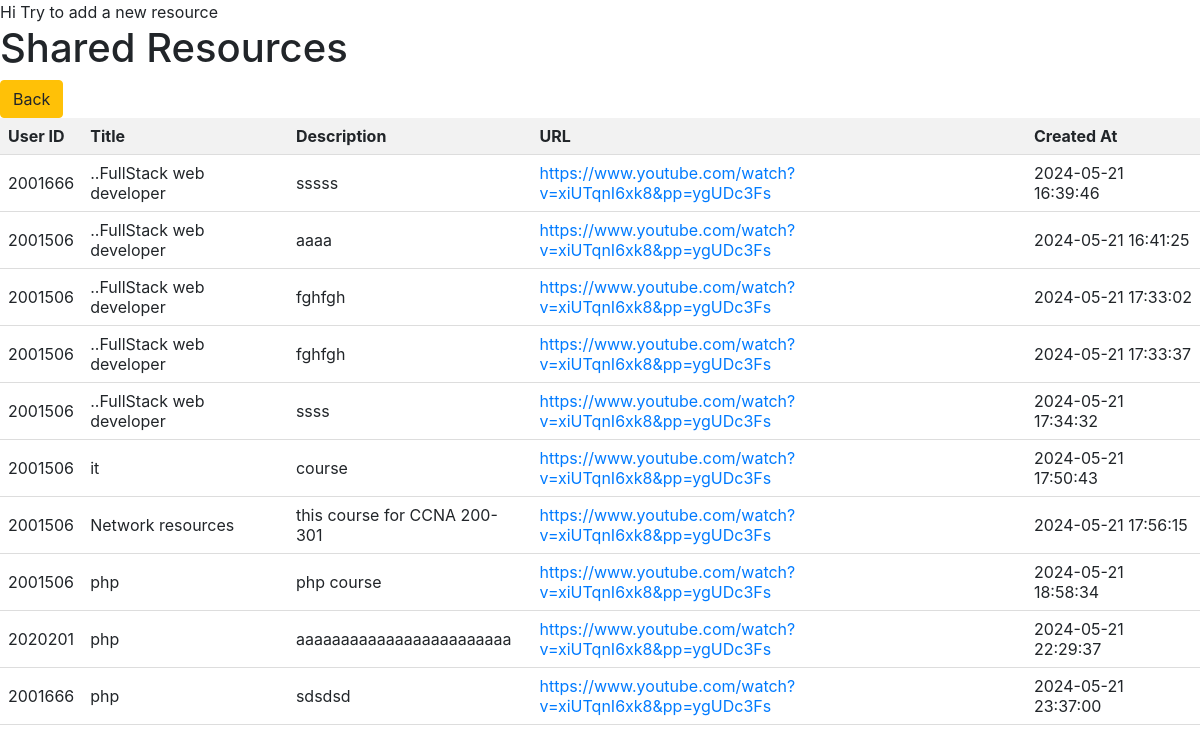
The app's page /Community_Student/display.php with its own data.
### tables this page shows
CREATE TABLE `resources_students` (
  `id` int(11) NOT NULL,
  `title_of_resources` varchar(255) NOT NULL,
  `description` text NOT NULL,
  `url` varchar(255) NOT NULL,
  `created_at` timestamp NOT NULL DEFAULT current_timestamp(),
  `id_number` int(11) NOT NULL
);

### Community_Student/display.php (the view, shortened to what this page needs)
<?php
$servername = "localhost";
$username = "root";
$password = "";
$dbname = "o6u_onlineq";
$conn = new mysqli($servername, $username, $password, $dbname);
$sql = "SELECT * FROM resources_students ";
$result = $conn->query($sql);
?>
<!DOCTYPE html>
<html lang="en">
<head>
    <link rel="stylesheet" href="https://stackpath.bootstrapcdn.com/bootstrap/4.5.2/css/bootstrap.min.css">
</head>
<body>
    <h1>Shared Resources</h1>
    <a href="http://localhost/online-exam-system-master/student/?home"><input id="btn1" class='btn btn-warning' type="button" value="Back"></a>
    <table>
        <thead>
            <tr>
                <th>User ID</th>
                <th>Title</th>
                <th>Description</th>
                <th>URL</th>
                <th>Created At</th>
            </tr>
        </thead>
        <tbody>
            <?php
            if ($result->num_rows > 0) {
                while ($row = $result->fetch_assoc()) {
                    echo "<tr>";
                    echo "<td>" . $row['id'] . "</td>";
                    echo "<td>" . $row['title_of_resources'] . "</td>";
                    echo "<td>" . $row['description'] . "</td>";
                    echo "<td><a href='" . $row['url'] . "' target='_blank'>" . $row['url'] . "</a></td>";
                    echo "<td>" . $row['created_at'] . "</td>";
                    echo "</tr>";
                }
            } else {
                echo "<tr><td colspan='5'>No resources shared yet.</td></tr>";
            }
            ?>
        </tbody>
    </table>
</body>
</html>

### Community_Student/display.php (style rules this page uses)
table { width: 100%; border-collapse: collapse; }
th, td { padding: 8px; text-align: left; border-bottom: 1px solid #ddd; }
th { background-color: #f2f2f2; }

### records on screen
resources_students: id "2001666", title_of_resources "..FullStack web developer", description "sssss", url "https://www.youtube.com/watch?v=xiUTqnI6xk8&pp=ygUDc3Fs", created_at "2024-05-21 16:39:46"
resources_students: id "2001506", title_of_resources "..FullStack web developer", description "aaaa", url "https://www.youtube.com/watch?v=xiUTqnI6xk8&pp=ygUDc3Fs", created_at "2024-05-21 16:41:25"
resources_students: id "2001506", title_of_resources "..FullStack web developer", description "fghfgh", url "https://www.youtube.com/watch?v=xiUTqnI6xk8&pp=ygUDc3Fs", created_at "2024-05-21 17:33:02"
resources_students: id "2001506", title_of_resources "..FullStack web developer", description "fghfgh", url "https://www.youtube.com/watch?v=xiUTqnI6xk8&pp=ygUDc3Fs", created_at "2024-05-21 17:33:37"
resources_students: id "2001506", title_of_resources "..FullStack web developer", description "ssss", url "https://www.youtube.com/watch?v=xiUTqnI6xk8&pp=ygUDc3Fs", created_at "2024-05-21 17:34:32"
resources_students: id "2001506", title_of_resources "it", description "course", url "https://www.youtube.com/watch?v=xiUTqnI6xk8&pp=ygUDc3Fs", created_at "2024-05-21 17:50:43"
resources_students: id "2001506", title_of_resources "Network resources", description "this course for CCNA 200-301", url "https://www.youtube.com/watch?v=xiUTqnI6xk8&pp=ygUDc3Fs", created_at "2024-05-21 17:56:15"
resources_students: id "2001506", title_of_resources "php", description "php course", url "https://www.youtube.com/watch?v=xiUTqnI6xk8&pp=ygUDc3Fs", created_at "2024-05-21 18:58:34"
resources_students: id "2020201", title_of_resources "php", description "aaaaaaaaaaaaaaaaaaaaaaaa", url "https://www.youtube.com/watch?v=xiUTqnI6xk8&pp=ygUDc3Fs", created_at "2024-05-21 22:29:37"
resources_students: id "2001666", title_of_resources "php", description "sdsdsd", url "https://www.youtube.com/watch?v=xiUTqnI6xk8&pp=ygUDc3Fs", created_at "2024-05-21 23:37:00"
